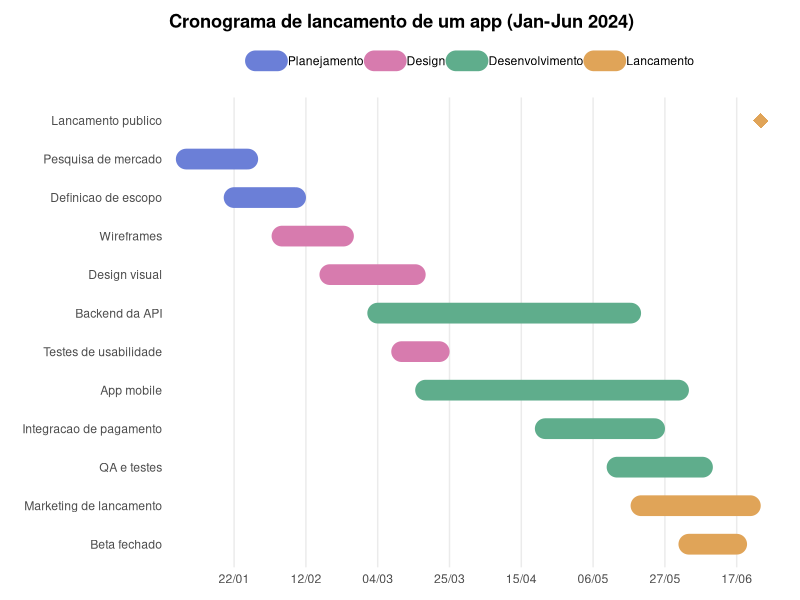

The R source for this figure:
# Libraries
library(ggplot2)
library(jsonlite)

# Sessao roda em locale C puro (ASCII) neste ambiente -- sem isso, toda
# string acentuada sai corrompida byte a byte no data.json e no proprio PNG.
# "C.utf8" existe no sistema (locale -a). Ver AGENTS.md, "Licoes aprendidas".
invisible(Sys.setlocale("LC_CTYPE", "C.utf8"))

# Dados 100% ficticios: cronograma de lancamento de um app, com tarefas que
# TEM DURACAO (inicio e fim), nao um instante so -- e' o que distingue este
# grafico do outro da categoria (linha-do-tempo-startup-ficticia, so
# eventos pontuais). Sobreposicao proposital entre tarefas de fases
# vizinhas (ex: design comeca antes do planejamento terminar) -- e'
# justamente essa sobreposicao que um Gantt mostra e uma lista datada nao.
tarefas <- data.frame(
  tarefa = c(
    "Pesquisa de mercado", "Definicao de escopo",
    "Wireframes", "Design visual", "Testes de usabilidade",
    "Backend da API", "App mobile", "Integracao de pagamento", "QA e testes",
    "Beta fechado", "Marketing de lancamento", "Lancamento publico"
  ),
  fase = c(
    "Planejamento", "Planejamento",
    "Design", "Design", "Design",
    "Desenvolvimento", "Desenvolvimento", "Desenvolvimento", "Desenvolvimento",
    "Lancamento", "Lancamento", "Lancamento"
  ),
  inicio = as.Date(c(
    "2024-01-08", "2024-01-22",
    "2024-02-05", "2024-02-19", "2024-03-11",
    "2024-03-04", "2024-03-18", "2024-04-22", "2024-05-13",
    "2024-06-03", "2024-05-20", "2024-06-24"
  )),
  fim = as.Date(c(
    "2024-01-26", "2024-02-09",
    "2024-02-23", "2024-03-15", "2024-03-22",
    "2024-05-17", "2024-05-31", "2024-05-24", "2024-06-07",
    "2024-06-17", "2024-06-21", "2024-06-24"
  ))
)

# Ordem de exibicao: cronologica pelo inicio, de cima pra baixo no eixo Y --
# geom_segment usa o fator na ordem dos LEVELS, entao o mais antigo precisa
# ser o ULTIMO level (topo do grafico == topo do fator invertido).
tarefas <- tarefas[order(tarefas$inicio), ]
tarefas$tarefa <- factor(tarefas$tarefa, levels = rev(tarefas$tarefa))
tarefas$fase <- factor(tarefas$fase, levels = c("Planejamento", "Design", "Desenvolvimento", "Lancamento"))

# A cor de cada fase nasce AQUI, uma unica vez -- o data.json exporta os
# mesmos hex, pra estatico e interativo nunca discordarem de que cor e' cada
# fase (mesma regra da matriz de adjacencia, aplicada a fase em vez de tag).
cor_fase <- c(
  "Planejamento"    = "#6B7FD7",
  "Design"          = "#D77BAE",
  "Desenvolvimento" = "#5FAD8C",
  "Lancamento"      = "#E0A458"
)

# Lancamento publico e' um marco de um dia so (inicio == fim) -- nao da pra
# desenhar como barra (largura zero, invisivel), entao os marcos pontuais
# ganham um losango em vez de um segmento.
tarefas$duracao <- as.numeric(tarefas$fim - tarefas$inicio)
marcos <- tarefas[tarefas$duracao == 0, ]
barras <- tarefas[tarefas$duracao > 0, ]

p <- ggplot() +
  geom_segment(
    data = barras,
    aes(x = inicio, xend = fim, y = tarefa, yend = tarefa, colour = fase),
    linewidth = 7, lineend = "round"
  ) +
  geom_point(
    data = marcos,
    aes(x = inicio, y = tarefa, colour = fase),
    shape = 18, size = 5
  ) +
  scale_colour_manual(values = cor_fase, name = NULL) +
  scale_x_date(date_labels = "%d/%m", date_breaks = "3 weeks", expand = expansion(mult = 0.03)) +
  labs(
    title = "Cronograma de lancamento de um app (Jan-Jun 2024)",
    x = NULL, y = NULL
  ) +
  theme_minimal(base_size = 11) +
  theme(
    plot.title = element_text(face = "bold"),
    panel.grid.major.y = element_blank(),
    panel.grid.minor = element_blank(),
    panel.grid.major.x = element_line(colour = "grey92"),
    axis.text.y = element_text(hjust = 1),
    legend.position = "top",
    plot.margin = margin(t = 10, r = 16, b = 10, l = 16)
  )

ggsave("output.png", plot = p, width = 10, height = 6, dpi = 150)

# ---------------------------------------------------------------------------
# Versao interativa: mesmo cronograma, com tooltip por tarefa mostrando
# duracao em dias e destaque por fase ao apontar qualquer tarefa dela.
# ---------------------------------------------------------------------------
viz <- list(
  meta = list(cores = as.list(cor_fase)),
  tarefas = lapply(seq_len(nrow(tarefas)), function(i) {
    list(
      tarefa = as.character(tarefas$tarefa[i]),
      fase = as.character(tarefas$fase[i]),
      inicio = format(tarefas$inicio[i], "%Y-%m-%d"),
      fim = format(tarefas$fim[i], "%Y-%m-%d")
    )
  })
)

write_json(viz, "data.json", auto_unbox = TRUE, digits = NA)
